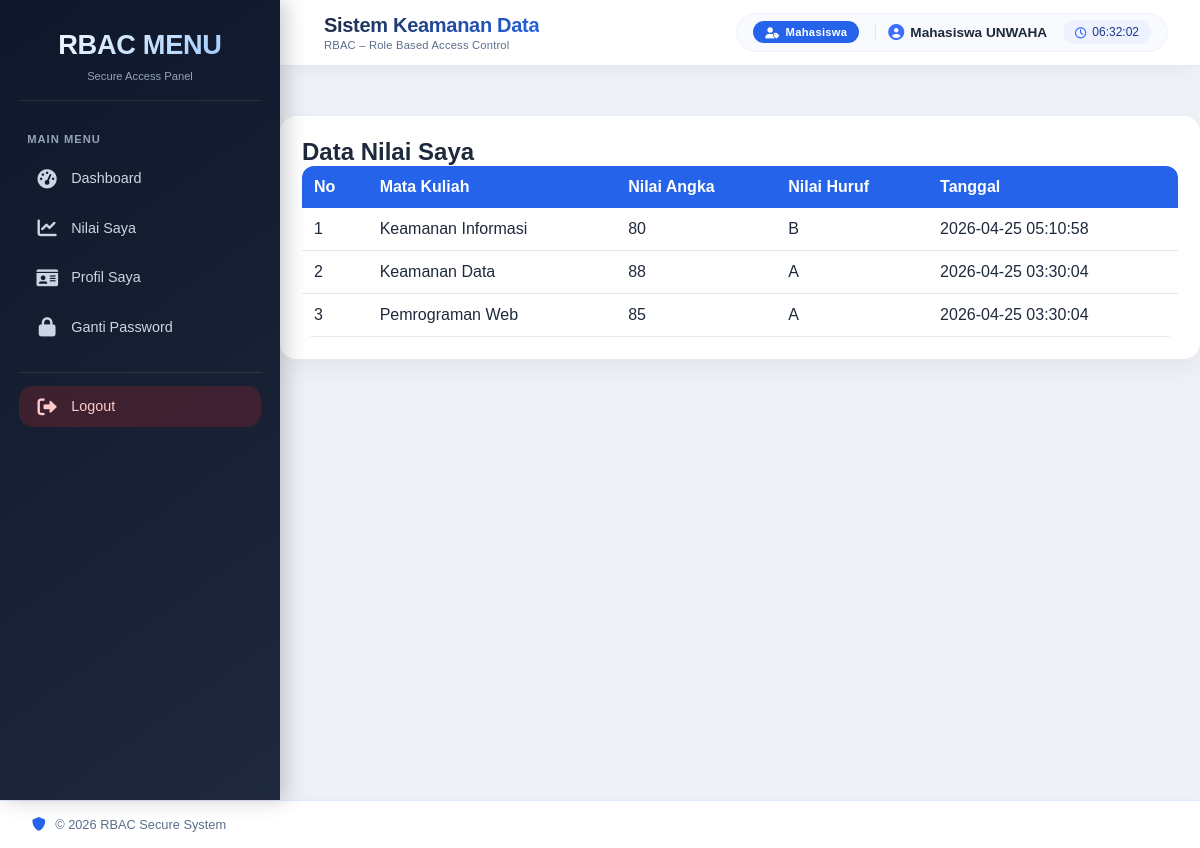
Screenshot of /mahasiswa/nilai.php (signed in) with the database file from the repository.
### tables this page shows
CREATE TABLE `nilai` (
  `id` int(11) NOT NULL,
  `user_id` int(11) NOT NULL,
  `mata_kuliah` varchar(100) DEFAULT NULL,
  `nilai_angka` int(11) DEFAULT NULL,
  `nilai_huruf` varchar(2) DEFAULT NULL,
  `created_at` timestamp NOT NULL DEFAULT current_timestamp()
);

### mahasiswa/nilai.php (the view, shortened to what this page needs)
<?php
include '../includes/header.php';
include '../includes/sidebar.php';
include '../includes/navbar.php';
$id = $_SESSION['id'];
$data = mysqli_query($conn,"
    SELECT *
    FROM nilai
    WHERE user_id='$id'
    ORDER BY id DESC
");
?>
<div class="card">
    <h2>Data Nilai Saya</h2>
    <table class="table">
        <tr>
            <th>No</th>
            <th>Mata Kuliah</th>
            <th>Nilai Angka</th>
            <th>Nilai Huruf</th>
            <th>Tanggal</th>
        </tr>
        <?php
        $no = 1;
        while($row = mysqli_fetch_assoc($data)):
        ?>
        <tr>
            <td><?= $no++; ?></td>
            <td><?= $row['mata_kuliah']; ?></td>
            <td><?= $row['nilai_angka']; ?></td>
            <td><?= $row['nilai_huruf']; ?></td>
            <td><?= $row['created_at']; ?></td>
        </tr>
        <?php endwhile; ?>
    </table>
</div>
<?php include '../includes/footer.php'; ?>

### assets/css/style.css (style rules this page uses)
* { margin:0; padding:0; box-sizing:border-box; font-family:Arial, Helvetica, sans-serif; }
body { background:#f1f5f9; color:#1e293b; }
.card { background:#fff; padding:22px; border-radius:16px; box-shadow:0 8px 18px rgba(0,0,0,.05); margin-bottom:20px; }
.table { width:100%; border-collapse:collapse; background:#fff; border-radius:12px; overflow:hidden; }
.table th { background:#2563eb; color:#fff; padding:12px; text-align:left; }
.table td { padding:12px; border-bottom:1px solid #e5e7eb; }

### includes/header.php (style rules this page uses)
:root { --primary:#2563eb; --dark:#111827; --light:#f8fafc; --text:#1e293b; }
* { box-sizing:border-box; }
body { margin:0; padding:0; font-family:Arial, Helvetica, sans-serif; background:#eef2f7; color:var(--text); }
.card { background:#fff; border-radius:16px; padding:22px; box-shadow:0 10px 25px rgba(0,0,0,.05); margin-bottom:20px; }

### rows the page displays
nilai: mata_kuliah "Keamanan Informasi", nilai_angka "80", nilai_huruf "B", created_at "2026-04-25 05:10:58"
nilai: mata_kuliah "Keamanan Data", nilai_angka "88", nilai_huruf "A", created_at "2026-04-25 03:30:04"
nilai: mata_kuliah "Pemrograman Web", nilai_angka "85", nilai_huruf "A", created_at "2026-04-25 03:30:04"

### other values shown
$_SESSION['role'] "Mahasiswa"
$_SESSION['nama'] "Mahasiswa UNWAHA"
